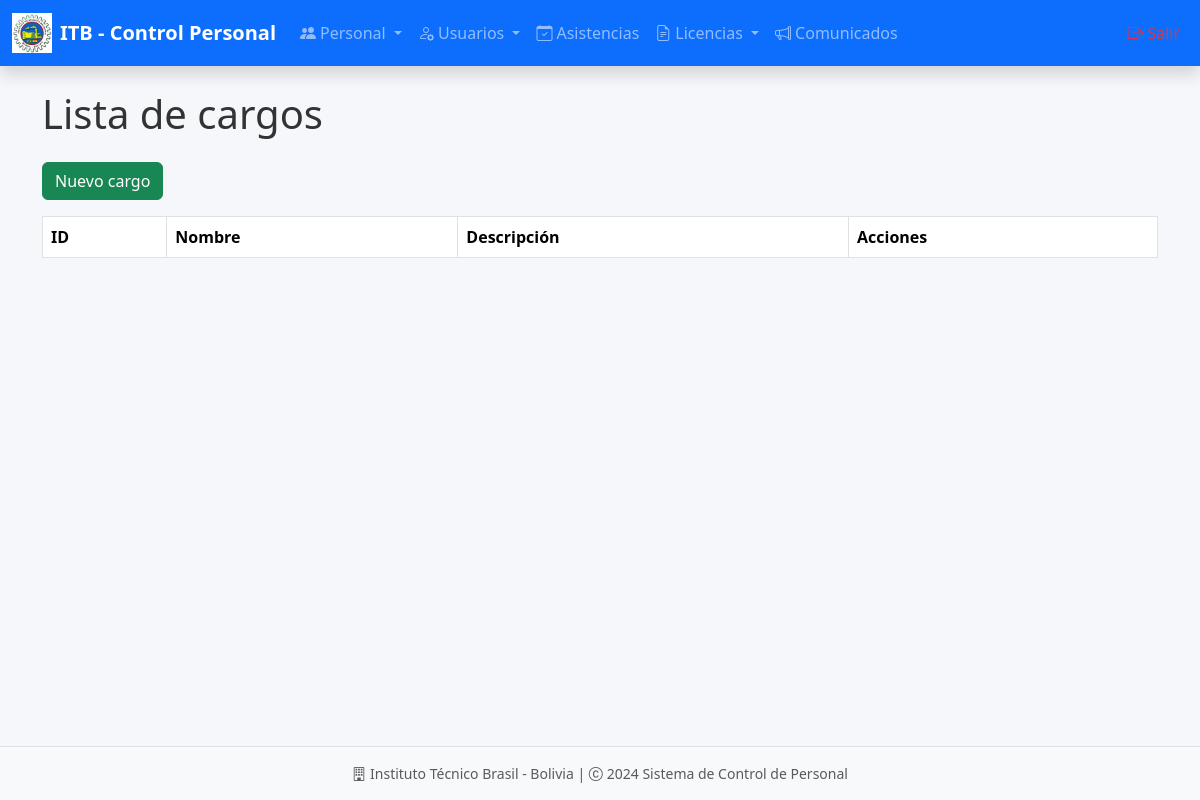
Page /cargos/ on the earlier database version.
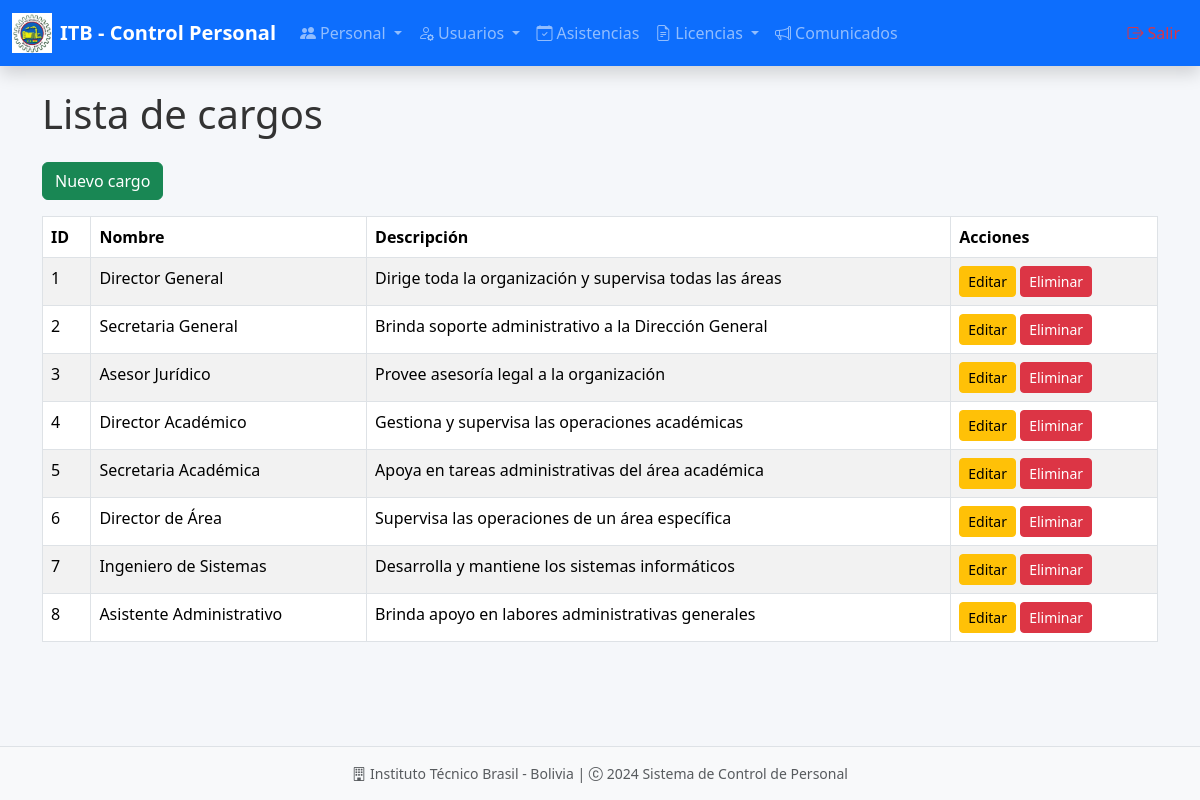
Same page on the later database version.
### models/cargo_model.py (models this page shows, shortened)
class Cargo(db.Model):
    __tablename__ = "cargos"
    id = db.Column(db.Integer, primary_key=True)
    cargo = db.Column(db.String(80), nullable=False)
    descripcion = db.Column(db.Text)
    empleados = db.relationship('Empleado', back_populates='cargo')
    @staticmethod
    def get_all():
        return Cargo.query.all()

### controllers/cargo_controller.py (the view)
@cargo_bp.route('/')
def index():
    cargos = Cargo.get_all()
    return cargo_view.list(cargos)

### run.py (called while the page is built)
@app.context_processor
def inject_active_path():
    def is_active(path):
        return 'active' if request.path == path else ''
    return(dict(is_active = is_active))

### views/cargo_view.py (called while the page is built)
def list(cargos):
    return render_template("admin/cargos/index.html", cargos=cargos)

### templates/admin/cargos/index.html (shortened to what this page needs)
{% extends 'admin/base.html' %}
{% block content %}
<h1 class="mb-4">Lista de cargos</h1>
<a href="{{ url_for('cargo.create') }}" class="btn btn-success mb-3">Nuevo cargo</a>
<table class="table table-striped table-bordered table-hover">
    <thead class="thead-dark">
        <tr>
            <th>ID</th>
            <th>Nombre</th>
            <th>Descripción</th>
            <th>Acciones</th>
        </tr>
    </thead>
    <tbody>
        {% for item in cargos %}
        <tr>
            <td>{{ item.id }}</td>
            <td>{{ item.cargo }}</td>
            <td>{{ item.descripcion }}</td>
            <td>
                <a href="{{ url_for('cargo.edit', id=item.id) }}" class="btn btn-warning btn-sm">Editar</a>
                <a href="{{ url_for('cargo.delete', id=item.id) }}" class="btn btn-danger btn-sm ml-2">Eliminar</a>
            </td>
        </tr>
        {% endfor %}
    </tbody>
</table>
{% endblock %}

### templates/admin/base.html (shortened to what this page needs)
<!doctype html>
<html lang="es" data-bs-theme="light">
<head>
  <link href="https://cdn.jsdelivr.net/npm/bootstrap@5.3.3/dist/css/bootstrap.min.css" rel="stylesheet"
 />
  <link rel="stylesheet" href="https://cdn.jsdelivr.net/npm/bootstrap-icons@1.11.3/font/bootstrap-icons.min.css" />
  <link rel="stylesheet" href="{{ url_for('static', filename='style/style_admin.css') }}" />
</head>
<body class="d-flex flex-column min-vh-100">
  <nav class="navbar navbar-expand-lg navbar-dark bg-primary shadow sticky-top" aria-label="Menú principal">
    <div class="container-fluid">
      <a class="navbar-brand d-flex align-items-center gap-2" href="{{ url_for('admin.dashboard') }}">
        <img src="{{ url_for('static', filename='images/logo_itb.jpg') }}" alt="Logo ITB" height="40" loading="lazy" />
        <span class="fw-semibold fs-5 m-0">ITB - Control Personal</span>
      </a>
      <div class="collapse navbar-collapse" id="navbarNav" tabindex="-1">
        <ul class="navbar-nav me-auto mb-2 mb-lg-0">
          {% macro nav_dropdown(id, icon, label, items) -%}
          <li class="nav-item dropdown">
            <a class="nav-link dropdown-toggle" href="#" id="{{ id }}" role="button" data-bs-toggle="dropdown" aria-expanded="false" aria-haspopup="true">
              <i class="bi {{ icon }} me-1"></i>{{ label }}
            </a>
          </li>
          {%- endmacro %}
          {{ nav_dropdown('personalDropdown', 'bi-people-fill', 'Personal', [
            {'url': url_for('admin.empleados'), 'label': 'Empleados'},
            {'url': url_for('admin.cargos'), 'label': 'Cargos'},
            {'url': url_for('admin.historiales'), 'label': 'Historial'}
          ]) }}
          {{ nav_dropdown('usuariosDropdown', 'bi-person-gear', 'Usuarios', [
            {'url': url_for('admin.usuarios'), 'label': 'Gestión'},
            {'url': url_for('admin.roles'), 'label': 'Roles'}
          ]) }}
          <li class="nav-item">
            <a class="nav-link {% if request.path == url_for('admin.asistencias') %}active{% endif %}" href="{{ url_for('admin.asistencias') }}">
              <i class="bi bi-calendar-check me-1"></i>Asistencias
            </a>
          </li>
          {{ nav_dropdown('licenciasDropdown', 'bi-file-earmark-text', 'Licencias', [
            {'url': url_for('solicitud_licencia.index'), 'label': 'Solicitudes'},
            {'url': url_for('licencia_aprobada.index'), 'label': 'Aprobadas'},
            {'url': url_for('tipo_licencia.index'), 'label': 'Tipos'}
          ]) }}
          <li class="nav-item">
            <a class="nav-link {% if request.path == url_for('admin.comunicados') %}active{% endif %}" href="{{ url_for('admin.comunicados') }}">
              <i class="bi bi-megaphone me-1"></i>Comunicados
            </a>
          </li>
        </ul>
        <ul class="navbar-nav">
          <li class="nav-item">
            <a class="nav-link text-danger" href="{{ url_for('auth.logout') }}" aria-label="Cerrar sesión">
              <i class="bi bi-box-arrow-right me-1"></i>Salir
            </a>
          </li>
        </ul>
      </div>
    </div>
  </nav>
  <main class="container my-4 flex-grow-1" role="main">
    {% block content %}{% endblock %}
  </main>
  <footer class="bg-light border-top py-3 mt-auto">
    <div class="container text-center text-muted small">
      <i class="bi bi-building me-1"></i>Instituto Técnico Brasil - Bolivia | <i class="bi bi-c-circle me-1"></i>2024 Sistema de Control de Personal
    </div>
  </footer>
</body>
</html>

### static/style/style_admin.css (style rules this page uses)
:root { --primary-color: #0d6efd; --secondary-color: #6c757d; --success-color: #198754; --info-color: #0dcaf0; --warning-color: #ffc107; --danger-color: #dc3545; --light-color: #f8f9fa; --dark-color: #212529; }
body { font-family: 'Segoe UI', Tahoma, Geneva, Verdana, sans-serif; background-color: #f5f7fa; color: #333; }
.navbar { box-shadow: 0 2px 10px rgba(0, 0, 0, 0.1); }
.navbar-brand img { transition: transform 0.3s ease; }

Differences in the rows shown:
added Cargo: id "1", cargo "Director General", descripcion "Dirige toda la organización y supervisa todas las áreas"
added Cargo: id "2", cargo "Secretaria General", descripcion "Brinda soporte administrativo a la Dirección General"
added Cargo: id "3", cargo "Asesor Jurídico", descripcion "Provee asesoría legal a la organización"
added Cargo: id "4", cargo "Director Académico", descripcion "Gestiona y supervisa las operaciones académicas"
added Cargo: id "5", cargo "Secretaria Académica", descripcion "Apoya en tareas administrativas del área académica"
added Cargo: id "6", cargo "Director de Área", descripcion "Supervisa las operaciones de un área específica"
added Cargo: id "7", cargo "Ingeniero de Sistemas", descripcion "Desarrolla y mantiene los sistemas informáticos"
added Cargo: id "8", cargo "Asistente Administrativo", descripcion "Brinda apoyo en labores administrativas generales"
